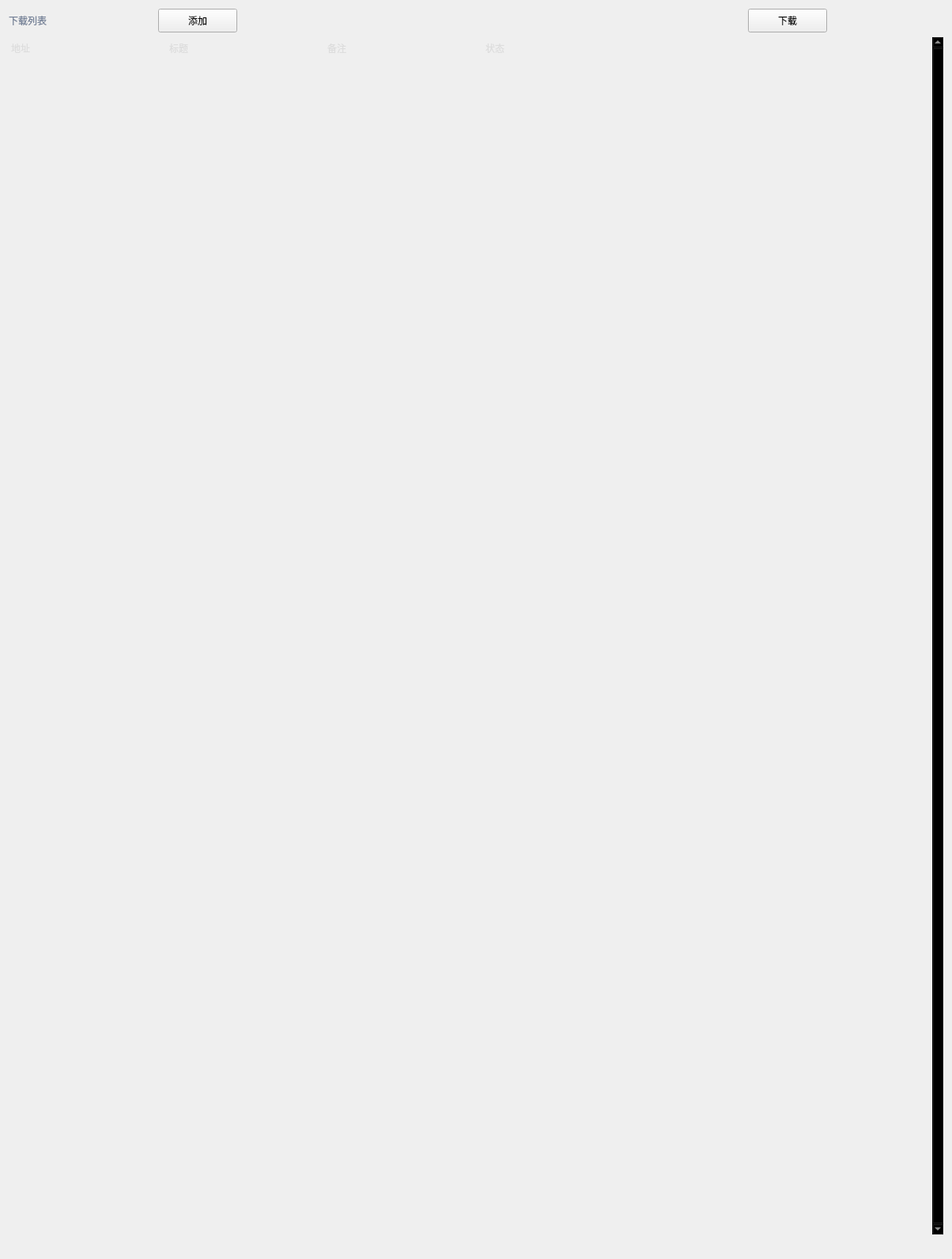
                     <widget class="QWidget" name="page_download">
                      <layout class="QGridLayout" name="gridLayout_7">
                       <item row="0" column="0">
                        <widget class="QLabel" name="labelVersion_11">
                         <property name="minimumSize">
                          <size>
                           <width>100</width>
                           <height>0</height>
                          </size>
                         </property>
                         <property name="maximumSize">
                          <size>
                           <width>100</width>
                           <height>16777215</height>
                          </size>
                         </property>
                         <property name="styleSheet">
                          <string notr="true">color: rgb(113, 126, 149);</string>
                         </property>
                         <property name="lineWidth">
                          <number>1</number>
                         </property>
                         <property name="text">
                          <string>下载列表</string>
                         </property>
                         <property name="alignment">
                          <set>Qt::AlignmentFlag::AlignLeading|Qt::AlignmentFlag::AlignLeft|Qt::AlignmentFlag::AlignVCenter</set>
                         </property>
                        </widget>
                       </item>
                       <item row="0" column="1" colspan="2">
                        <spacer name="horizontalSpacer_96">
                         <property name="orientation">
                          <enum>Qt::Orientation::Horizontal</enum>
                         </property>
                         <property name="sizeHint" stdset="0">
                          <size>
                           <width>86</width>
                           <height>20</height>
                          </size>
                         </property>
                        </spacer>
                       </item>
                       <item row="0" column="3" colspan="2">
                        <widget class="QPushButton" name="pushButton_download_1">
                         <property name="minimumSize">
                          <size>
                           <width>100</width>
                           <height>30</height>
                          </size>
                         </property>
                         <property name="maximumSize">
                          <size>
                           <width>100</width>
                           <height>30</height>
                          </size>
                         </property>
                         <property name="text">
                          <string>添加</string>
                         </property>
                        </widget>
                       </item>
                       <item row="0" column="5" colspan="2">
                        <spacer name="horizontalSpacer_72">
                         <property name="orientation">
                          <enum>Qt::Orientation::Horizontal</enum>
                         </property>
                         <property name="sizeHint" stdset="0">
                          <size>
                           <width>85</width>
                           <height>20</height>
                          </size>
                         </property>
                        </spacer>
                       </item>
                       <item row="0" column="7" colspan="2">
                        <spacer name="horizontalSpacer_74">
                         <property name="orientation">
                          <enum>Qt::Orientation::Horizontal</enum>
                         </property>
                         <property name="sizeHint" stdset="0">
                          <size>
                           <width>223</width>
                           <height>20</height>
                          </size>
                         </property>
                        </spacer>
                       </item>
                       <item row="0" column="9">
                        <spacer name="horizontalSpacer_73">
                         <property name="orientation">
                          <enum>Qt::Orientation::Horizontal</enum>
                         </property>
                         <property name="sizeHint" stdset="0">
                          <size>
                           <width>129</width>
                           <height>20</height>
                          </size>
                         </property>
                        </spacer>
                       </item>
                       <item row="0" column="10" colspan="2">
                        <spacer name="horizontalSpacer_66">
                         <property name="orientation">
                          <enum>Qt::Orientation::Horizontal</enum>
                         </property>
                         <property name="sizeHint" stdset="0">
                          <size>
                           <width>144</width>
                           <height>20</height>
                          </size>
                         </property>
                        </spacer>
                       </item>
                       <item row="0" column="12">
                        <widget class="QPushButton" name="pushButton_download_2">
                         <property name="minimumSize">
                          <size>
                           <width>100</width>
                           <height>30</height>
                          </size>
                         </property>
                         <property name="maximumSize">
                          <size>
                           <width>100</width>
                           <height>30</height>
                          </size>
                         </property>
                         <property name="text">
                          <string>下载</string>
                         </property>
                        </widget>
                       </item>
                       <item row="0" column="13">
                        <spacer name="horizontalSpacer_95">
                         <property name="orientation">
                          <enum>Qt::Orientation::Horizontal</enum>
                         </property>
                         <property name="sizeHint" stdset="0">
                          <size>
                           <width>127</width>
                           <height>20</height>
                          </size>
                         </property>
                        </spacer>
                       </item>
                       <item row="1" column="0" colspan="14">
                        <widget class="QTableWidget" name="tableWidget_download">
                         <property name="sizePolicy">
                          <sizepolicy hsizetype="Expanding" vsizetype="Expanding">
                           <horstretch>0</horstretch>
                           <verstretch>0</verstretch>
                          </sizepolicy>
                         </property>
                         <property name="palette">
                          <palette>
                           <active>
                            <colorrole role="WindowText">
                             <brush brushstyle="SolidPattern">
                              <color alpha="255">
                               <red>221</red>
                               <green>221</green>
                               <blue>221</blue>
                              </color>
                             </brush>
                            </colorrole>
                            <colorrole role="Button">
                             <brush brushstyle="SolidPattern">
                              <color alpha="0">
                               <red>0</red>
                               <green>0</green>
                               <blue>0</blue>
                              </color>
                             </brush>
                            </colorrole>
                            <colorrole role="Text">
                             <brush brushstyle="SolidPattern">
                              <color alpha="255">
                               <red>221</red>
                               <green>221</green>
                               <blue>221</blue>
                              </color>
                             </brush>
                            </colorrole>
                            <colorrole role="ButtonText">
                             <brush brushstyle="SolidPattern">
                              <color alpha="255">
                               <red>221</red>
                               <green>221</green>
                               <blue>221</blue>
                              </color>
                             </brush>
                            </colorrole>
                            <colorrole role="Base">
                             <brush brushstyle="NoBrush">
                              <color alpha="255">
                               <red>0</red>
                               <green>0</green>
                               <blue>0</blue>
                              </color>
                             </brush>
                            </colorrole>
                            <colorrole role="Window">
                             <brush brushstyle="SolidPattern">
                              <color alpha="0">
                               <red>0</red>
                               <green>0</green>
                               <blue>0</blue>
                              </color>
                             </brush>
                            </colorrole>
                            <colorrole role="PlaceholderText">
                             <brush brushstyle="SolidPattern">
                              <color alpha="128">
                               <red>221</red>
                               <green>221</green>
                               <blue>221</blue>
                              </color>
                             </brush>
                            </colorrole>
                           </active>
                           <inactive>
                            <colorrole role="WindowText">
                             <brush brushstyle="SolidPattern">
                              <color alpha="255">
                               <red>221</red>
                               <green>221</green>
                               <blue>221</blue>
                              </color>
                             </brush>
                            </colorrole>
                            <colorrole role="Button">
                             <brush brushstyle="SolidPattern">
                              <color alpha="0">
                               <red>0</red>
                               <green>0</green>
                               <blue>0</blue>
                              </color>
                             </brush>
                            </colorrole>
                            <colorrole role="Text">
                             <brush brushstyle="SolidPattern">
                              <color alpha="255">
                               <red>221</red>
                               <green>221</green>
                               <blue>221</blue>
                              </color>
                             </brush>
                            </colorrole>
                            <colorrole role="ButtonText">
                             <brush brushstyle="SolidPattern">
                              <color alpha="255">
                               <red>221</red>
                               <green>221</green>
                               <blue>221</blue>
                              </color>
                             </brush>
                            </colorrole>
                            <colorrole role="Base">
                             <brush brushstyle="NoBrush">
                              <color alpha="255">
                               <red>0</red>
                               <green>0</green>
                               <blue>0</blue>
                              </color>
                             </brush>
                            </colorrole>
                            <colorrole role="Window">
                             <brush brushstyle="SolidPattern">
                              <color alpha="0">
                               <red>0</red>
                               <green>0</green>
                               <blue>0</blue>
                              </color>
                             </brush>
                            </colorrole>
                            <colorrole role="PlaceholderText">
                             <brush brushstyle="SolidPattern">
                              <color alpha="128">
                               <red>221</red>
                               <green>221</green>
                               <blue>221</blue>
                              </color>
                             </brush>
                            </colorrole>
                           </inactive>
                           <disabled>
                            <colorrole role="WindowText">
                             <brush brushstyle="SolidPattern">
                              <color alpha="255">
                               <red>221</red>
                               <green>221</green>
                               <blue>221</blue>
                              </color>
                             </brush>
                            </colorrole>
                            <colorrole role="Button">
                             <brush brushstyle="SolidPattern">
                              <color alpha="0">
                               <red>0</red>
                               <green>0</green>
                               <blue>0</blue>
                              </color>
                             </brush>
                            </colorrole>
                            <colorrole role="Text">
                             <brush brushstyle="SolidPattern">
                              <color alpha="255">
                               <red>221</red>
                               <green>221</green>
                               <blue>221</blue>
                              </color>
                             </brush>
                            </colorrole>
                            <colorrole role="ButtonText">
                             <brush brushstyle="SolidPattern">
                              <color alpha="255">
                               <red>221</red>
                               <green>221</green>
                               <blue>221</blue>
                              </color>
                             </brush>
                            </colorrole>
                            <colorrole role="Base">
                             <brush brushstyle="NoBrush">
                              <color alpha="255">
                               <red>0</red>
                               <green>0</green>
                               <blue>0</blue>
                              </color>
                             </brush>
                            </colorrole>
                            <colorrole role="Window">
                             <brush brushstyle="SolidPattern">
                              <color alpha="0">
                               <red>0</red>
                               <green>0</green>
                               <blue>0</blue>
                              </color>
                             </brush>
                            </colorrole>
                            <colorrole role="PlaceholderText">
                             <brush brushstyle="SolidPattern">
                              <color alpha="128">
                               <red>221</red>
                               <green>221</green>
                               <blue>221</blue>
                              </color>
                             </brush>
                            </colorrole>
                           </disabled>
                          </palette>
                         </property>
                         <property name="frameShape">
                          <enum>QFrame::Shape::NoFrame</enum>
                         </property>
                         <property name="verticalScrollBarPolicy">
                          <enum>Qt::ScrollBarPolicy::ScrollBarAlwaysOn</enum>
                         </property>
                         <property name="sizeAdjustPolicy">
                          <enum>QAbstractScrollArea::SizeAdjustPolicy::AdjustToContents</enum>
                         </property>
                         <property name="editTriggers">
                          <set>QAbstractItemView::EditTrigger::NoEditTriggers</set>
                         </property>
                         <property name="selectionMode">
                          <enum>QAbstractItemView::SelectionMode::SingleSelection</enum>
                         </property>
                         <property name="selectionBehavior">
                          <enum>QAbstractItemView::SelectionBehavior::SelectRows</enum>
                         </property>
                         <property name="showGrid">
                          <bool>true</bool>
                         </property>
                         <property name="gridStyle">
                          <enum>Qt::PenStyle::SolidLine</enum>
                         </property>
                         <property name="sortingEnabled">
                          <bool>false</bool>
                         </property>
                         <property name="rowCount">
                          <number>50</number>
                         </property>
                         <attribute name="horizontalHeaderVisible">
                          <bool>false</bool>
                         </attribute>
                         <attribute name="horizontalHeaderCascadingSectionResizes">
                          <bool>true</bool>
                         </attribute>
                         <attribute name="horizontalHeaderDefaultSectionSize">
                          <number>200</number>
                         </attribute>
                         <attribute name="horizontalHeaderStretchLastSection">
                          <bool>true</bool>
                         </attribute>
                         <attribute name="verticalHeaderVisible">
                          <bool>false</bool>
                         </attribute>
                         <attribute name="verticalHeaderCascadingSectionResizes">
                          <bool>false</bool>
                         </attribute>
                         <attribute name="verticalHeaderHighlightSections">
                          <bool>false</bool>
                         </attribute>
                         <attribute name="verticalHeaderStretchLastSection">
                          <bool>true</bool>
                         </attribute>
                         <row>
                          <property name="text">
                           <string>New Row</string>
                          </property>
                          <property name="font">
                           <font>
                            <family>Segoe UI</family>
                           </font>
                          </property>
                         </row>
                         <row>
                          <property name="text">
                           <string>New Row</string>
                          </property>
                         </row>
                         <row>
                          <property name="text">
                           <string>New Row</string>
                          </property>
                         </row>
                         <row>
                          <property name="text">
                           <string>New Row</string>
                          </property>
                         </row>
                         <row>
                          <property name="text">
                           <string>New Row</string>
                          </property>
                         </row>
                         <row>
                          <property name="text">
                           <string>New Row</string>
                          </property>
                         </row>
                         <row>
                          <property name="text">
                           <string>New Row</string>
                          </property>
                         </row>
                         <row/>
                         <row/>
                         <row/>
                         <row/>
                         <row/>
                         <row/>
                         <row/>
                         <row/>
                         <row/>
                         <row/>
                         <row/>
                         <row/>
                         <row/>
                         <row/>
                         <row/>
                         <row/>
                         <row/>
                         <row/>
                         <row/>
                         <row/>
                         <row/>
                         <row/>
                         <row/>
                         <row/>
                         <row/>
                         <row/>
                         <row/>
                         <row/>
                         <row/>
                         <row/>
                         <row/>
                         <row/>
                         <row/>
                         <row/>
                         <row/>
                         <row/>
                         <row/>
                         <row/>
                         <row/>
                         <row/>
                         <row/>
                         <row/>
                         <row/>
                         <column>
                          <property name="text">
                           <string>0</string>
                          </property>
                         </column>
                         <column>
                          <property name="text">
                           <string>1</string>
                          </property>
                         </column>
                         <column>
                          <property name="text">
                           <string>2</string>
                          </property>
                         </column>
                         <column/>
                         <item row="0" column="0">
                          <property name="text">
                           <string>地址</string>
                          </property>
                         </item>
                         <item row="0" column="1">
                          <property name="text">
                           <string>标题</string>
                          </property>
                         </item>
                         <item row="0" column="2">
                          <property name="text">
                           <string>备注</string>
                          </property>
                         </item>
                         <item row="0" column="3">
                          <property name="text">
                           <string>状态</string>
                          </property>
                         </item>
                        </widget>
                       </item>
                       <item row="2" column="0" colspan="2">
                        <spacer name="horizontalSpacer_68">
                         <property name="orientation">
                          <enum>Qt::Orientation::Horizontal</enum>
                         </property>
                         <property name="sizeHint" stdset="0">
                          <size>
                           <width>144</width>
                           <height>20</height>
                          </size>
                         </property>
                        </spacer>
                       </item>
                       <item row="2" column="2" colspan="2">
                        <spacer name="horizontalSpacer_70">
                         <property name="orientation">
                          <enum>Qt::Orientation::Horizontal</enum>
                         </property>
                         <property name="sizeHint" stdset="0">
                          <size>
                           <width>92</width>
                           <height>20</height>
                          </size>
                         </property>
                        </spacer>
                       </item>
                       <item row="2" column="4" colspan="2">
                        <spacer name="horizontalSpacer_67">
                         <property name="orientation">
                          <enum>Qt::Orientation::Horizontal</enum>
                         </property>
                         <property name="sizeHint" stdset="0">
                          <size>
                           <width>90</width>
                           <height>20</height>
                          </size>
                         </property>
                        </spacer>
                       </item>
                       <item row="2" column="6" colspan="2">
                        <spacer name="horizontalSpacer_76">
                         <property name="orientation">
                          <enum>Qt::Orientation::Horizontal</enum>
                         </property>
                         <property name="sizeHint" stdset="0">
                          <size>
                           <width>85</width>
                           <height>20</height>
                          </size>
                         </property>
                        </spacer>
                       </item>
                       <item row="2" column="8">
                        <spacer name="horizontalSpacer_77">
                         <property name="orientation">
                          <enum>Qt::Orientation::Horizontal</enum>
                         </property>
                         <property name="sizeHint" stdset="0">
                          <size>
                           <width>40</width>
                           <height>20</height>
                          </size>
                         </property>
                        </spacer>
                       </item>
                       <item row="2" column="9">
                        <spacer name="horizontalSpacer_69">
                         <property name="orientation">
                          <enum>Qt::Orientation::Horizontal</enum>
                         </property>
                         <property name="sizeHint" stdset="0">
                          <size>
                           <width>129</width>
                           <height>20</height>
                          </size>
                         </property>
                        </spacer>
                       </item>
                       <item row="2" column="10">
                        <spacer name="horizontalSpacer_75">
                         <property name="orientation">
                          <enum>Qt::Orientation::Horizontal</enum>
                         </property>
                         <property name="sizeHint" stdset="0">
                          <size>
                           <width>137</width>
                           <height>20</height>
                          </size>
                         </property>
                        </spacer>
                       </item>
                       <item row="2" column="11" colspan="2">
                        <spacer name="horizontalSpacer_64">
                         <property name="orientation">
                          <enum>Qt::Orientation::Horizontal</enum>
                         </property>
                         <property name="sizeHint" stdset="0">
                          <size>
                           <width>104</width>
                           <height>20</height>
                          </size>
                         </property>
                        </spacer>
                       </item>
                       <item row="2" column="13">
                        <spacer name="horizontalSpacer_65">
                         <property name="orientation">
                          <enum>Qt::Orientation::Horizontal</enum>
                         </property>
                         <property name="sizeHint" stdset="0">
                          <size>
                           <width>127</width>
                           <height>20</height>
                          </size>
                         </property>
                        </spacer>
                       </item>
                      </layout>
                     </widget>
